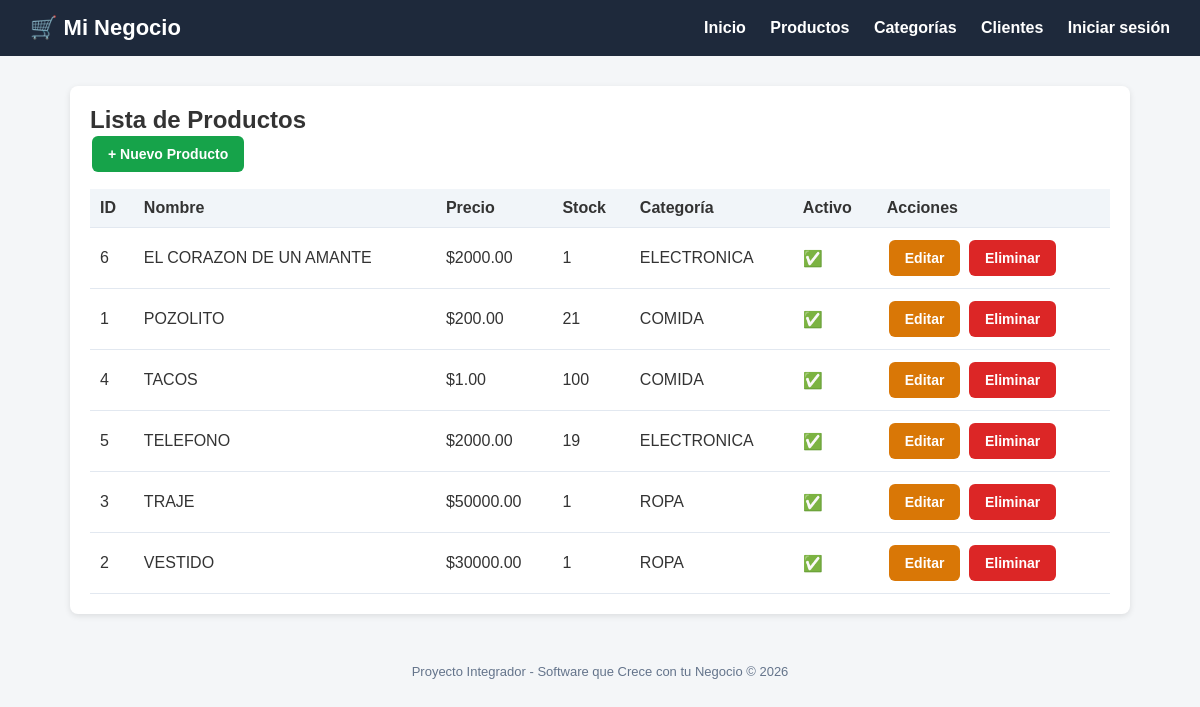
/productos/, run on the app's committed database.
### tienda/models.py (models this page shows, shortened)
class Producto(models.Model):
    nombre = models.CharField(max_length=200)
    descripcion = models.TextField(blank=True, null=True)
    precio = models.DecimalField(max_digits=10, decimal_places=2)
    stock = models.IntegerField(default=0)
    categoria = models.ForeignKey(Categoria, on_delete=models.CASCADE)
    fecha_creacion = models.DateTimeField(auto_now_add=True)
    activo = models.BooleanField(default=True)
    class Meta:
        verbose_name = "Producto"
        verbose_name_plural = "Productos"
        ordering = ["nombre"]

class Categoria(models.Model):
    nombre = models.CharField(max_length=100)
    descripcion = models.TextField(blank=True, null=True)
    class Meta:
        verbose_name = "Categoria"
        verbose_name_plural = "Categorías"

### tienda/views.py (the view)
# urls.py: path("productos/", views.lista_productos, name="lista_productos"),
def lista_productos(request):
    productos = Producto.objects.all()
    return render(
        request, "tienda/productos/lista.html", {"productos": productos}
    )

### tienda/templates/tienda/productos/lista.html (shortened to what this page needs)
{% extends 'base.html' %}
{% block content %}
    <div class="card">
        <h2>Lista de Productos</h2>
        <a href="{% url 'crear_producto' %}" class="btn btn-success">+ Nuevo Producto</a>
        <table>
            <thead>
                <tr>
                    <th>ID</th>
                    <th>Nombre</th>
                    <th>Precio</th>
                    <th>Stock</th>
                    <th>Categoría</th>
                    <th>Activo</th>
                    <th>Acciones</th>
                </tr>
            </thead>
            <tbody>
                {% for producto in productos %}
                    <tr>
                        <td>{{ producto.id }}</td>
                        <td>{{ producto.nombre }}</td>
                        <td>${{ producto.precio }}</td>
                        <td>{{ producto.stock }}</td>
                        <td>{{ producto.categoria.nombre }}</td>
                        <td>{% if producto.activo %}✅{% else %}❌{% endif %}</td>
                        <td>
                            <a href="{% url 'editar_producto' producto.pk %}" class="btn btn-warning">Editar</a>
                            <a href="{% url 'eliminar_producto' producto.pk %}" class="btn btn-danger">Eliminar</a>
                        </td>
                    </tr>
                {% empty %}
                    <tr>
                        <td colspan="7">No hay productos registrados.</td>
                    </tr>
                {% endfor %}
            </tbody>
        </table>
    </div>
{% endblock %}

### tienda/templates/base.html (style rules this page uses)
* { margin: 0; padding: 0; box-sizing: border-box; }
body { font-family: Arial, sans-serif; background: #f4f6f8; color: #333; }
.card { background: #fff; border-radius: 8px; padding: 20px; box-shadow: 0 2px 6px rgba(0,0,0,0.1); margin-bottom: 20px; }
.btn { display: inline-block; padding: 10px 16px; border-radius: 6px; text-decoration: none; color: #fff; font-weight: bold; border: none; cursor: pointer; font-size: 14px; margin: 2px; }
.btn-success { background: #16a34a; }
.btn-danger { background: #dc2626; }
.btn-warning { background: #d97706; }
table { width: 100%; border-collapse: collapse; margin-top: 15px; }
th, td { padding: 10px; text-align: left; border-bottom: 1px solid #e2e8f0; }
th { background: #f1f5f9; }

### data on the page
Producto: id "6", nombre "EL CORAZON DE UN AMANTE", precio "2000.00", stock "1", categoria.nombre "ELECTRONICA"
Producto: id "1", nombre "POZOLITO", precio "200.00", stock "21", categoria.nombre "COMIDA"
Producto: id "4", nombre "TACOS", precio "1.00", stock "100", categoria.nombre "COMIDA"
Producto: id "5", nombre "TELEFONO", precio "2000.00", stock "19", categoria.nombre "ELECTRONICA"
Producto: id "3", nombre "TRAJE", precio "50000.00", stock "1", categoria.nombre "ROPA"
Producto: id "2", nombre "VESTIDO", precio "30000.00", stock "1", categoria.nombre "ROPA"
